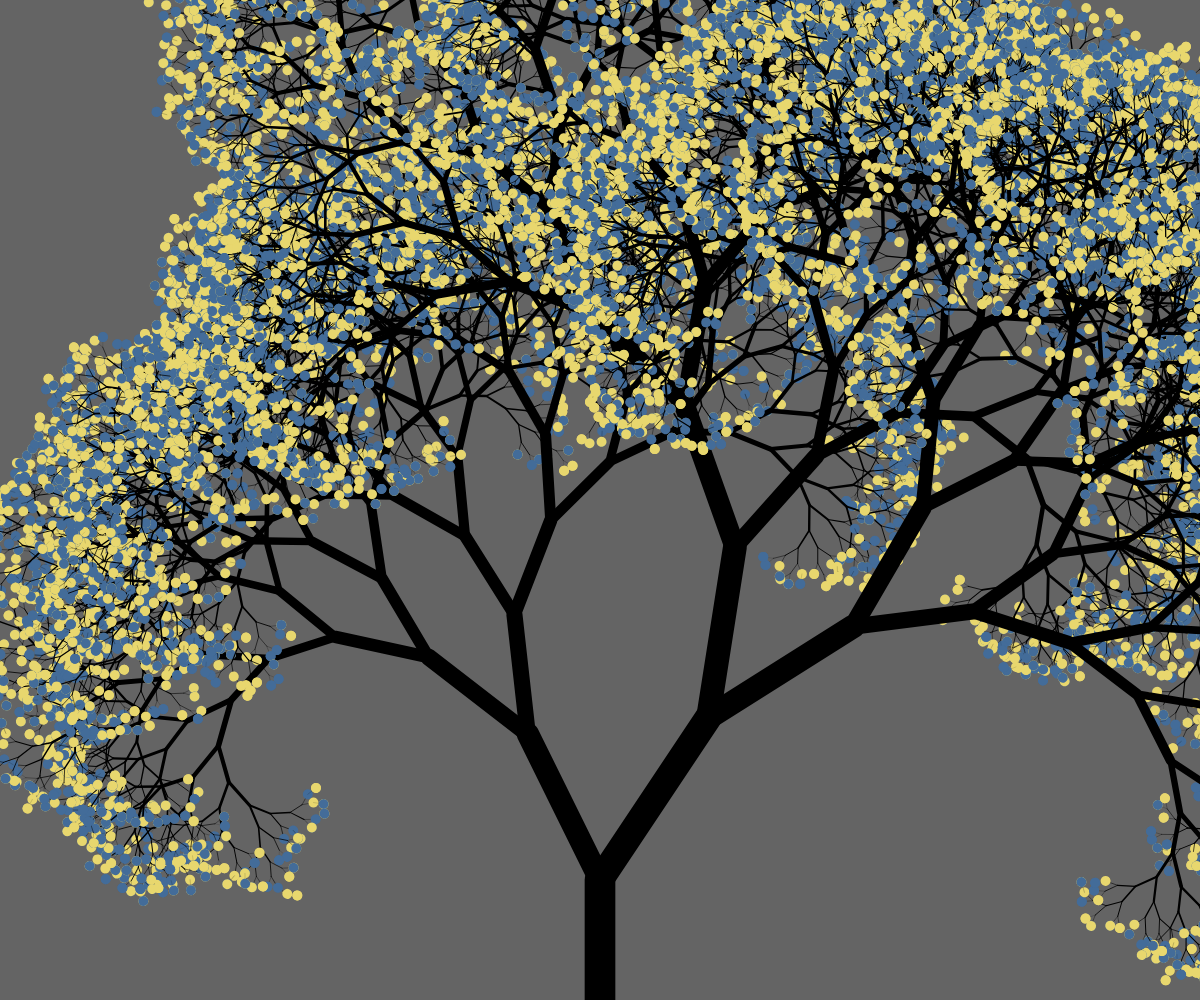
Frame 1 (no input)
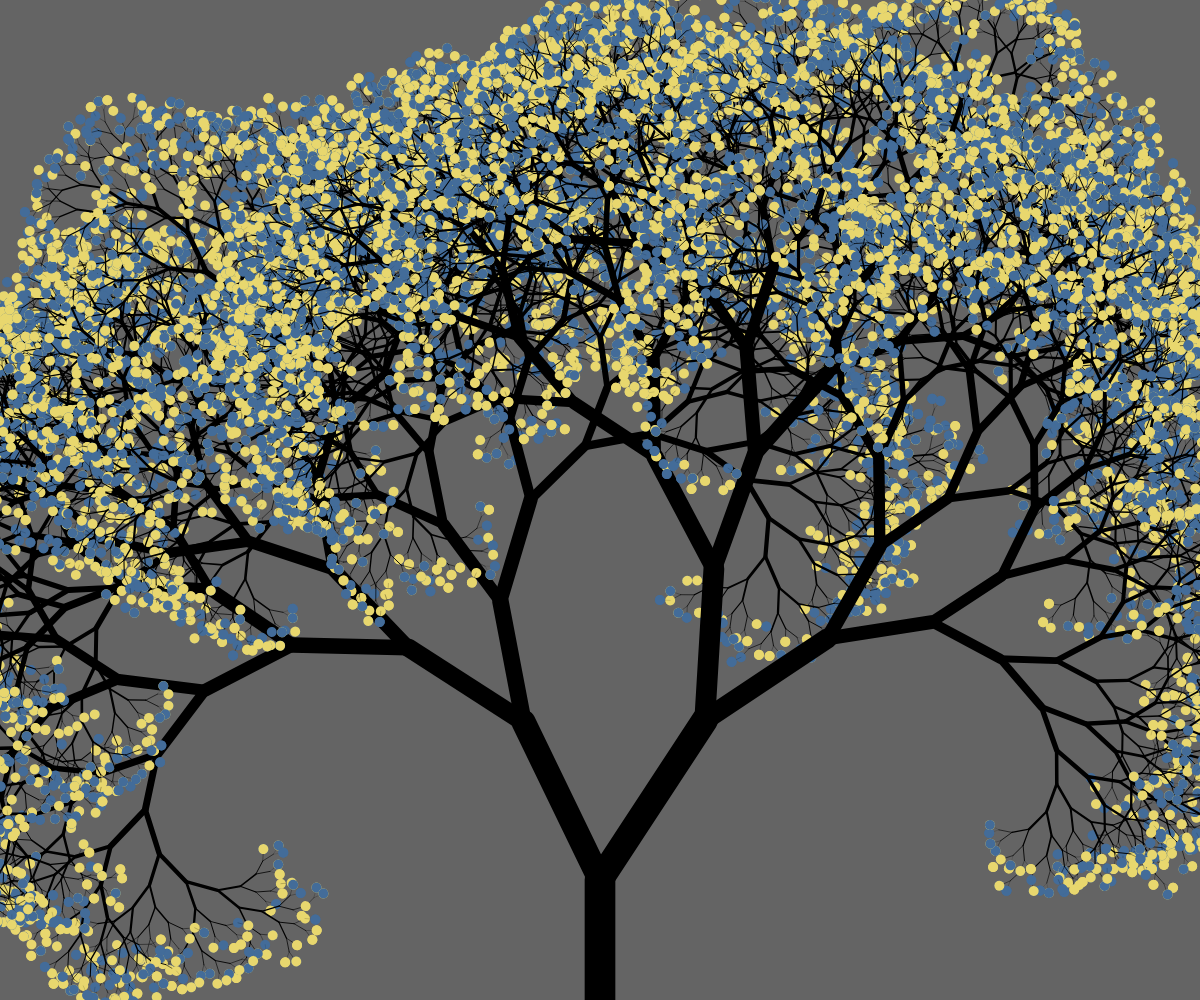
Frame 2 (the mouse pressed at the canvas centre, redrawn once)

The p5.js sketch that drew these frames (run headless with seeded random() and noise() and a simulated clock; the mouse was pressed at the canvas centre and the sketch redrawn once):

// p5.js sketch
// ── sketch.js
function setup() {
  createCanvas(windowWidth, windowHeight)
  angleMode(DEGREES)

  noLoop()
}

function draw() {
  background(100)
  translate(width / 2, height / 2+600)
  branch(220)
}
function branch(len) {
  push()
  if(len > 10) {
    strokeWeight(map(len, 10, 78, 0.1, 10))

    line(0, 0, 0, -len)
    translate(0, -len)
    rotate(random(-24, -32))
    branch(len * random(0.7, 0.9))
    rotate(random(45, 62))
    branch(len * random(0.7, 0.9))
  } else {
    var B_Y = random(0, 100)
    if (B_Y > 49) {
      var r_A = 67
      var g_A = 108
      var b_A = 153
      fill(r_A, g_A, b_A)
    } else {
      var r_B = 232
      var g_B = 215
      var b_B = 110
      fill(r_B, g_B, b_B)
    }
    noStroke()
    ellipse(0, 0, 10)
  }
  pop()
}
